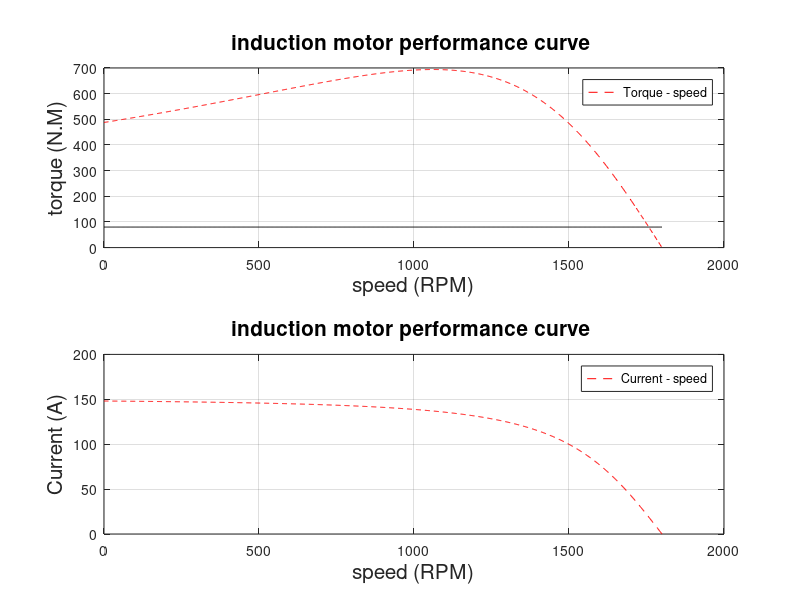

Write MATLAB code to recreate this figure.
%% Performance curve for induction motor Motoring 
%Torque speed and current curve 
clear
clc 
r1 = 0.641;                 % Stator Resistance (ohm)
x1 = 1.106;                 % Stator reactance (ohm)
r2 = 0.332;                 % Rotor Resistance (ohm)
x2 = 0.464;                 % Rotor reactance (ohm)
xm = 26.3;                  % magnetizing reactance (ohm)
v_ph = 460/ sqrt(3);        % phase voltage (voltage)
n_s = 1800;                 % sync speed (RPM)
w_s = 2*pi*n_s/60;          % sync speed (rad / s )

%--------------------------------------------------------------------------

s = 0 : 0.001 : 1;
n_m = (1-s) * n_s;

for i = 1 :1001
num = (3*(v_ph^2) * (r2/s(i))) ;
denum = (w_s * (r1 + (r2 / s(i))^2) + ((x1 + x2)^2));
T_d(i) = num / denum; %Developed toruqe 
T_L(i)= 80;             %load toruqe 
end

for i = 1 :1001
I(i) = v_ph / sqrt((r1+ (r2/s(i))^2)+ (x1 + x2)^2);
end

% i need to know the min difference between developed and load torque
o = find((abs(T_d-T_L)) == min(abs(T_d - T_L)))
rotor_speed = n_m (o)
slip = (n_s - n_m(o)) / n_s

Load_current = I(o)
u = find(s==1)
starting_current = I(u)
%--------------------------------------------------------------------------

subplot(2,1,1)
plot (n_m,T_d,'r--',n_m,T_L,'k')
title ({'induction motor performance curve '}, 'fontsize',15)
xlabel ('speed (RPM)', 'fontsize',15)
ylabel ('torque (N.M)','fontsize',15)
legend ('Torque - speed')
grid on

subplot(2,1,2)
plot (n_m,I,'r--')
title ({'induction motor performance curve '}, 'fontsize',15)
xlabel ('speed (RPM)', 'fontsize',15)
ylabel ('Current (A)','fontsize',15)
legend ('Current - speed')
grid on




